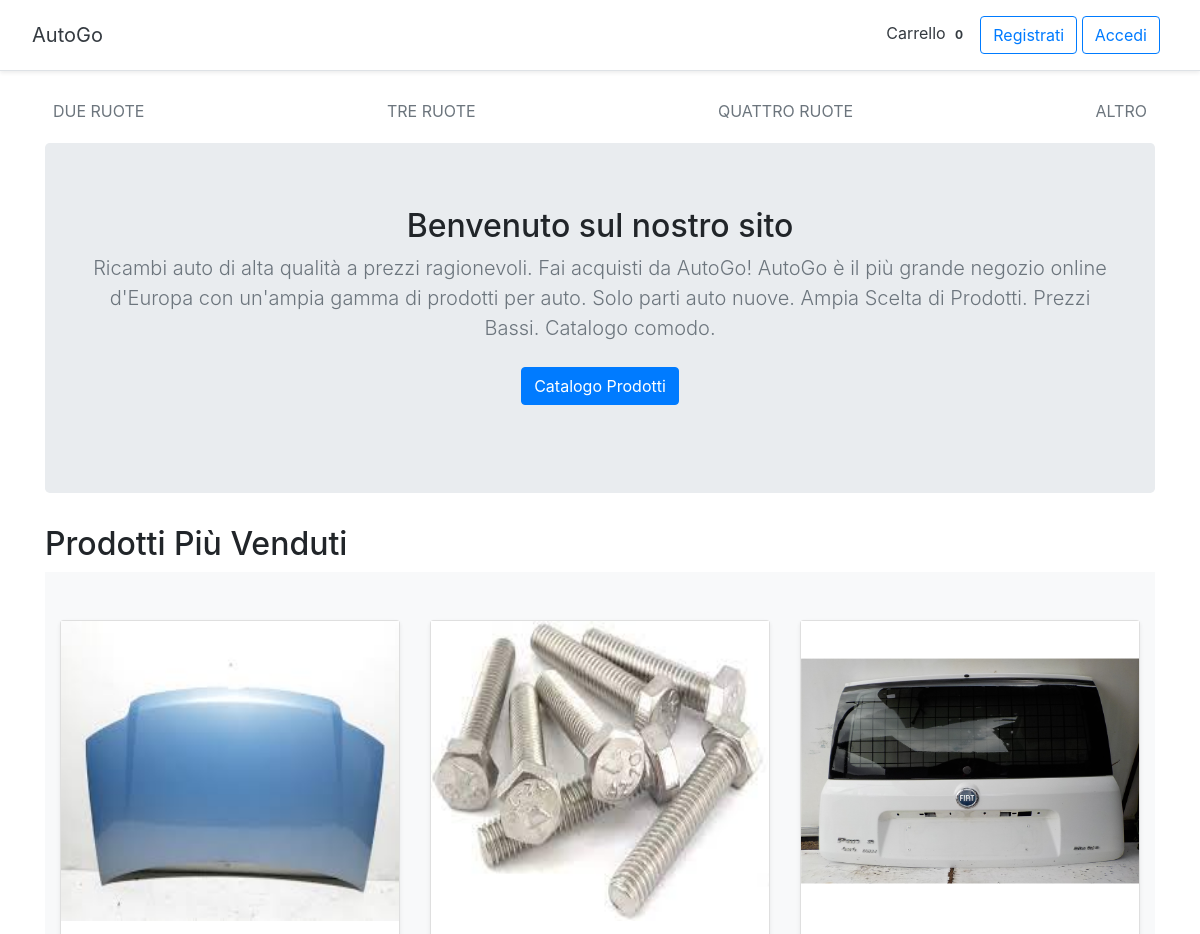
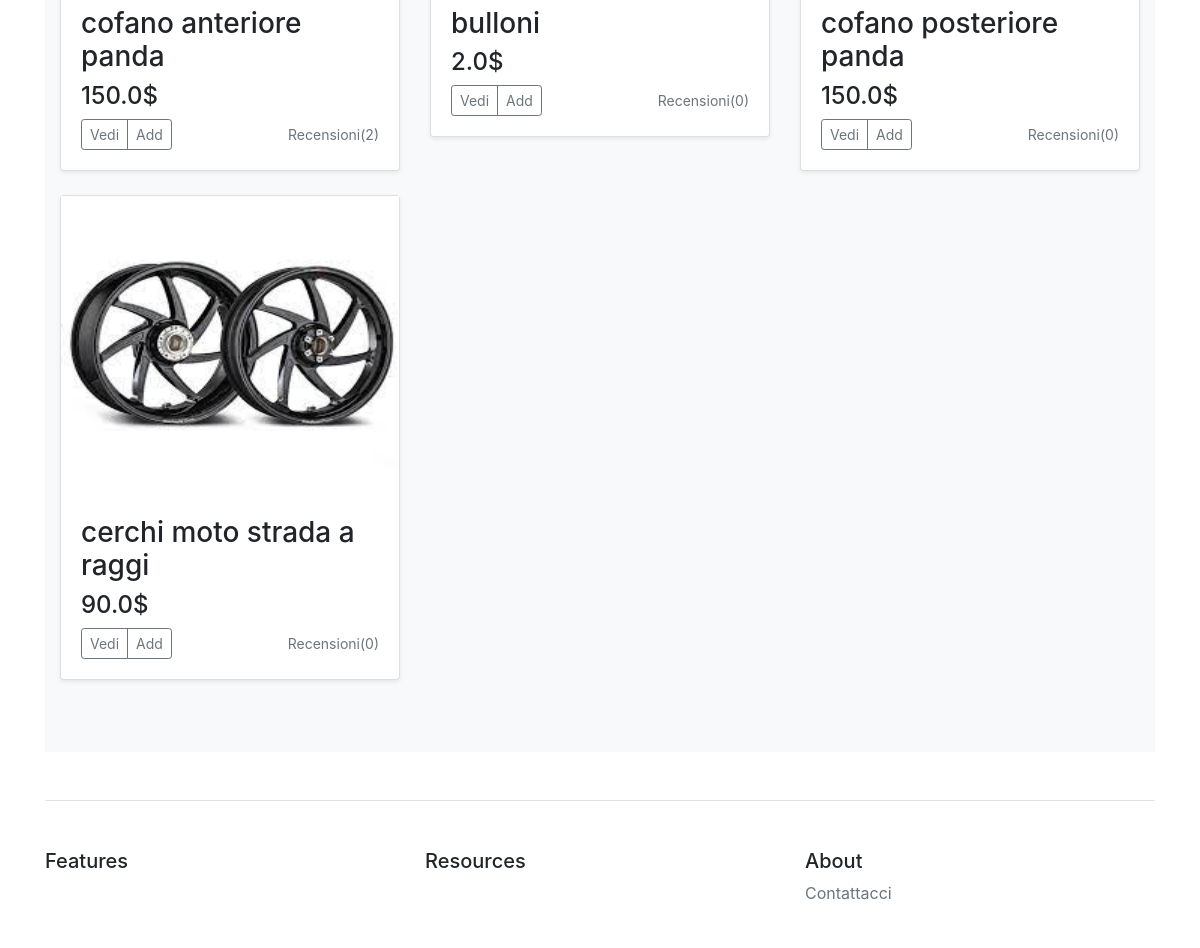
The page / on the database its author committed (2 pictures, top to bottom).
### prodotto/models.py (models this page shows, shortened)
class Prodotto(models.Model):
    DUE_RUOTE = 'DR'
    TRE_RUOTE = 'TR'
    QUATTRO_RUOTE = 'QR'
    ALTRO = 'AL'
    categorie = [
        (DUE_RUOTE, 'DUE RUOTE'),
        (TRE_RUOTE, 'TRE RUOTE'),
        (QUATTRO_RUOTE, 'QUATTRO RUOTE'),
        (ALTRO, 'ALTRO'),
    ]
    categoria = models.CharField(max_length=2, choices=categorie, default='AL')
    titolo = models.CharField(max_length=100)
    id_prodotto = models.CharField(max_length=60)
    slug = models.SlugField()
    img = models.ImageField(upload_to="images/")
    descrizione = models.CharField(max_length=1000)
    prezzo = models.FloatField()
    ricambio = models.CharField(max_length=150)
    anno = models.IntegerField(blank=True, null=True)
    n_acquisti = models.IntegerField(default=0)
    marca = models.CharField(max_length=100)
    publicato = models.DateTimeField(auto_now_add=True)
    modificato = models.DateTimeField(auto_now=True)
    class Meta:
        ordering = ('-publicato',)

### homepage/views.py (the view)
# urls.py: path('', views.HomeView.as_view(), name='home'),
class HomeView(TemplateView):
    template_name = 'homepage/home.html'
    def get_context_data(self, **kwargs):
        context = super().get_context_data(**kwargs)
        piu_venduti = Prodotto.objects.all().order_by('-n_acquisti', '-modificato')
        context['piu_venduti'] = piu_venduti[0:6]
        context['recensioni_count'] = Recensione.objects.all()
        context['categorie'] = Prodotto.categorie
        return context

### carrello/context_processor.py (called while the page is built)
def cart_total_amount(request):
    if request.user.is_authenticated:
        cart = Cart(request)
        total_bill = 0.0
        for key, value in request.session['cart'].items():
            total_bill = total_bill + (float(value['price']) * value['quantity'])
        return {'cart_total_amount': total_bill}
    else:
        return {'cart_total_amount': 0}

### prodotto/templatetags/prodotto_tag.py (called while the page is built)
@register.filter()
def filtra(value, id):
    return value.filter(prodotto=id)

### homepage/templates/homepage/home.html (shortened to what this page needs)
{% extends 'homepage/base.html' %}
{% load prodotto_tag %}
{% block content %}
    <div class="nav-scroller py-1 mb-2">
        <nav class="nav d-flex justify-content-between">
            {% for categoria_tag, categoria_display_name in categorie %}
                <a class="p-2 text-muted"
                   href="{% url 'prodotto:prodotto-list' categoria_tag %}">{{ categoria_display_name }}</a>
            {% endfor %}
        </nav>
    </div>
    <main role="main">
        <section class="jumbotron text-center">
            <div class="container">
                {% if user.is_authenticated %}
                    <h1>Benvenuto {{ user.username }}</h1>
                {% else %}
                    <h2>Benvenuto sul nostro sito</h2>
                {% endif %}
                <p class="lead text-muted">Ricambi auto di alta qualità a prezzi ragionevoli. Fai acquisti da AutoGo!
                    AutoGo è il più grande negozio online d'Europa con un'ampia gamma di prodotti per auto. Solo parti
                    auto nuove. Ampia Scelta di Prodotti. Prezzi Bassi. Catalogo comodo.</p>
                <p>
                    <a href="{% url 'prodotto:prodotto-list' %}" class="btn btn-primary my-2">Catalogo Prodotti</a>
                </p>
            </div>
        </section>
        {% if piu_venduti|length %}
            <h2>Prodotti Più Venduti</h2>
            <div class="album py-5 bg-light">
                <div class="container">
                    <div class="row">
                        {% for prodotti in piu_venduti %}
                            <div class="col-md-4">
                                <div class="card mb-4 shadow-sm">
                                    <img src="{{ prodotti.img.url }}" width="100%" height="300">
                                    <div class="card-body">
                                        <h3>{{ prodotti.titolo }}</h3>
                                        <h4>{{ prodotti.prezzo }}$</h4>
                                        <div class="d-flex justify-content-between align-items-center">
                                            <div class="btn-group">
                                                <a type="button" class="btn btn-sm btn-outline-secondary"
                                                   href="{% url 'prodotto:prodotto-detail' prodotti.id %}">Vedi</a>
                                                <a type="button" class="btn btn-sm btn-outline-secondary"
                                                   href="{% url 'carrello:cart_add' prodotti.id %}">Add</a>
                                            </div>
                                            <small class="text-muted">Recensioni({{ recensioni_count|filtra:prodotti.id|length }})</small>
                                        </div>
                                    </div>
                                </div>
                            </div>
                        {% endfor %}
                    </div>
                </div>
            </div>
        {% else %}
            <h3>Non ci sono ancora prodotti disponibili</h3>
        {% endif %}
    </main>
{% endblock content %}

### rows shown on the page
Prodotto: img (picture), titolo "cofano anteriore panda", prezzo "150.0", id "2"
Prodotto: img (picture), titolo "bulloni", prezzo "2.0", id "0"
Prodotto: img (picture), titolo "cofano posteriore panda", prezzo "150.0", id "0"
Prodotto: img (picture), titolo "cerchi moto strada a raggi", prezzo "90.0", id "0"

### other values the page prints
{{ request.session.cart|length }} "0"
{{ categoria_display_name }} "DUE RUOTE" "TRE RUOTE" "QUATTRO RUOTE" "ALTRO"
